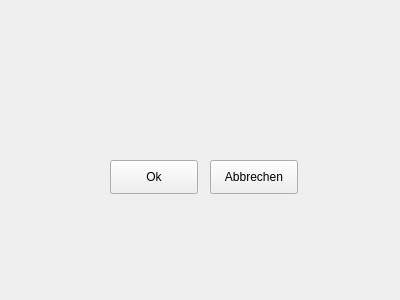
<?xml version="1.0" encoding="UTF-8"?>
<ui version="4.0">
 <class>OptionsWidget</class>
 <widget class="QWidget" name="OptionsWidget">
  <property name="geometry">
   <rect>
    <x>0</x>
    <y>0</y>
    <width>400</width>
    <height>300</height>
   </rect>
  </property>
  <property name="windowTitle">
   <string>Form</string>
  </property>
  <widget class="QPushButton" name="qbutton_apply">
   <property name="geometry">
    <rect>
     <x>110</x>
     <y>160</y>
     <width>88</width>
     <height>34</height>
    </rect>
   </property>
   <property name="text">
    <string>Ok</string>
   </property>
  </widget>
  <widget class="QPushButton" name="qbutton_cancel">
   <property name="geometry">
    <rect>
     <x>210</x>
     <y>160</y>
     <width>88</width>
     <height>34</height>
    </rect>
   </property>
   <property name="text">
    <string>Abbrechen</string>
   </property>
  </widget>
 </widget>
 <resources/>
 <connections/>
</ui>
